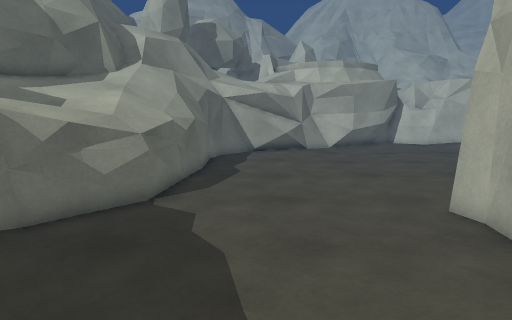
View 1 (above)

16 first-person views from a walk through a 3-D level made in the Unity game engine. The camera is 1.3 m above the floor, tilts 8° down and sees 75° across. The floor is counted in squares, 0.5 m on a side. Each view is taken from the middle of a square. On the plan, view 1 faces up. The plan holds only what a view shows up to about 20 squares ahead; the rest is blank. The place goes on beyond the plan.

View 2
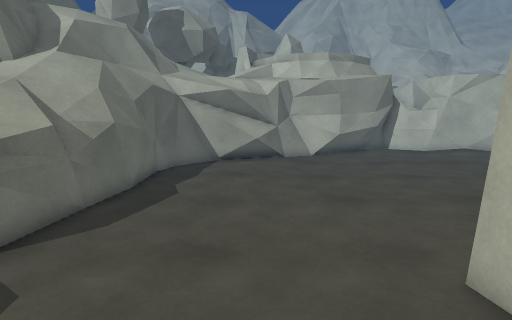

View 3
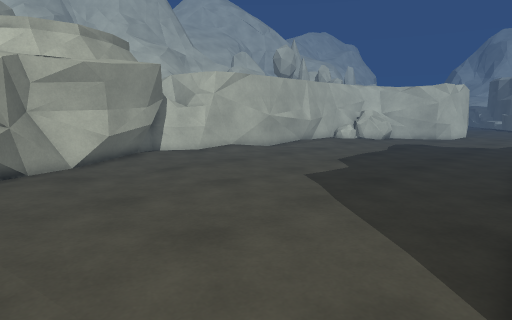

View 4
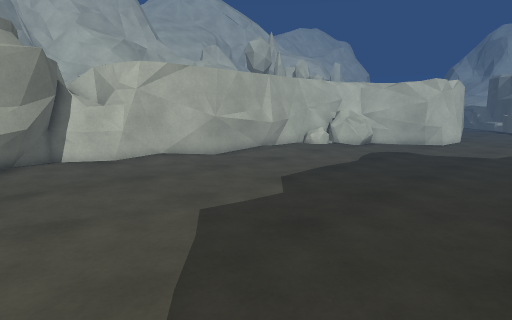

View 5
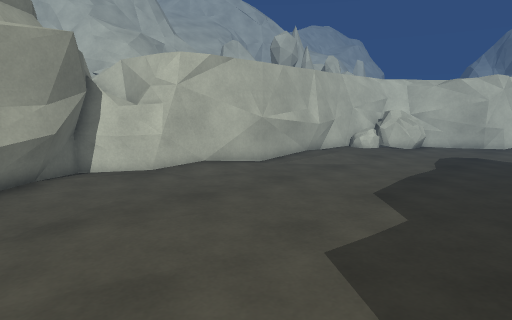

View 6
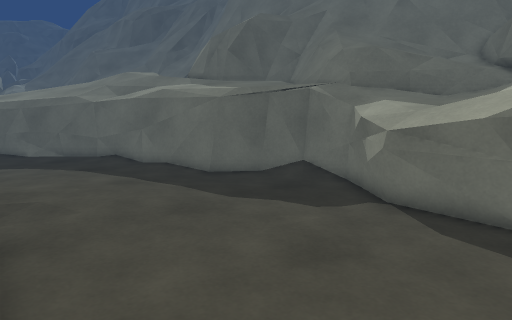

View 7
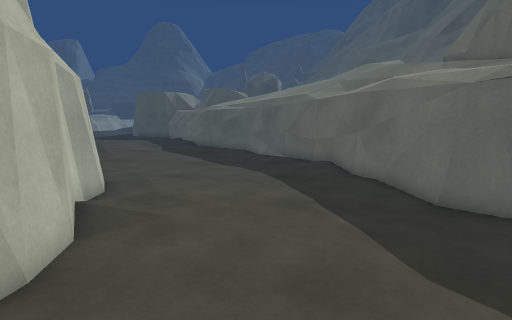

View 8
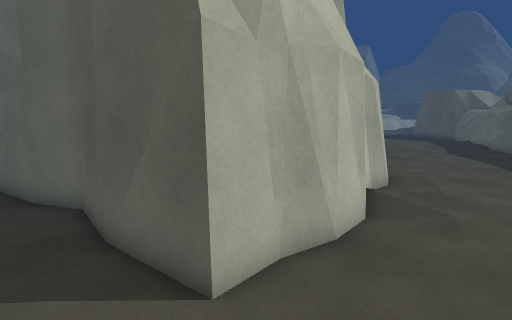

View 9
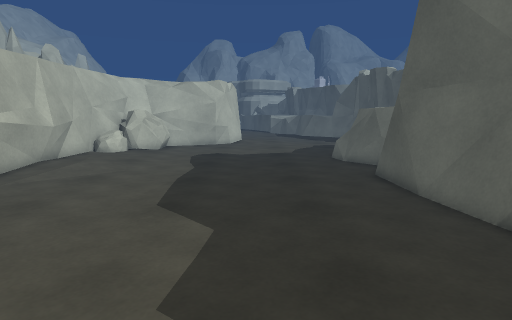

View 10
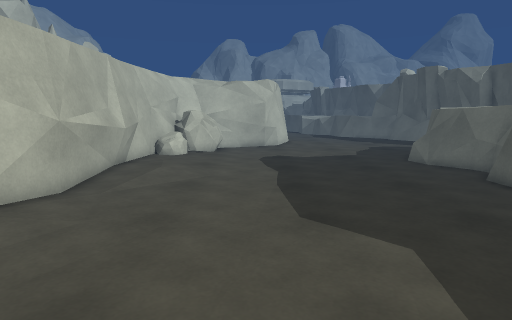

View 11
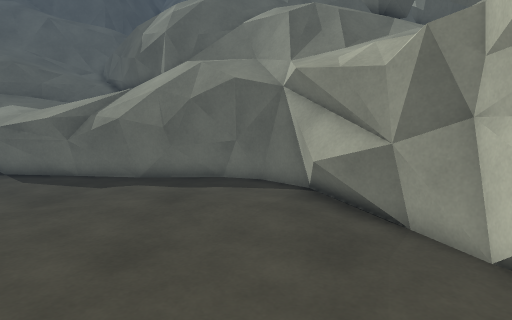

View 12
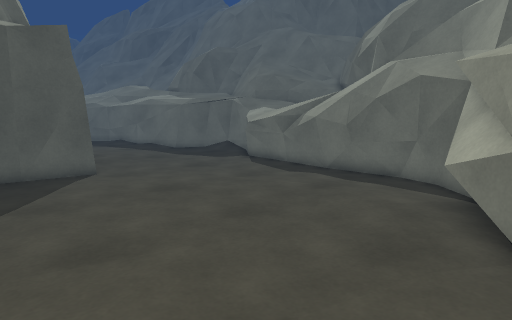

View 13
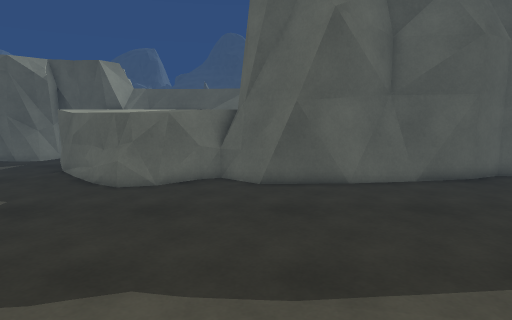

View 14
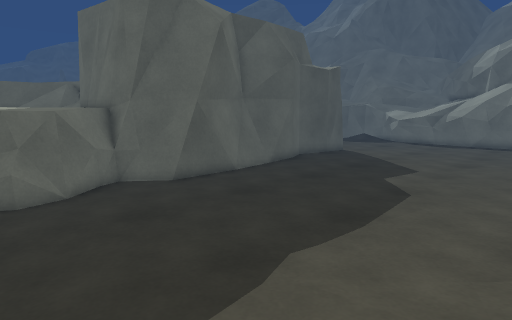

View 15
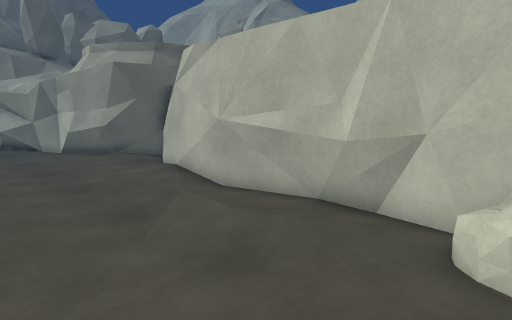

View 16
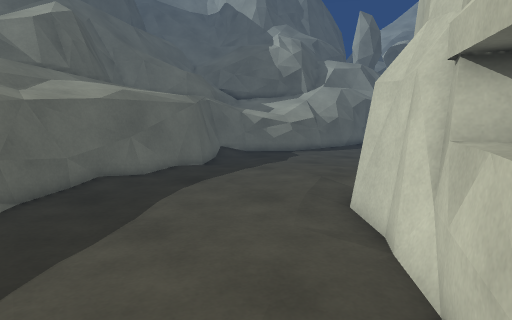

### Floor plan
Key: @ floor where view 1 was taken; # wall or solid block; . main floor; : floor 0.25 m higher than the main floor; + floor 1.5 m higher than the main floor; * floor 1.75 m higher than the main floor; % floor 2 m higher than the main floor; = window, fence, low wall or low ledge; ^ raised ledge; v drop or lower ground; O other object.
Columns run from 6 left of view 1 to 29 right of it. Each row starts with its distance up from view 1.
 28                 ######
 27                ###..####### #####
 26              ####........#####=#####
 25          ######...............:.:.O
 24         ##=..................::.....
 23       ###=..........................
 22     ####............................
 21    ##...............................
 20    #................................
 19    #................................
 18    #=...............................
 17   ###...............................
 16   ^#................................
 15  ^^^................................
 14 ^^^^................................
 13 ^^^#................................
 12 ^^^^................................
 11 ^^^^................... =###=...===.
 10 ^^^=..........##..###########==#####
  9 ^^^.........############    ####+++#
  8 ^^..........#                ##++++
  7 #...........#                #   ++
  6 #...........#               ##
  5 #...........#               ^#
  4 ^#..........#               ^#
  3 ^^#.........##              ^#
  2  ^^#.........#               +
  1  ^^#.........#               *++
  0  ^^#..@......##              %%v
 -1  ^^^=.........###
 -2   ^^#..........##
 -3   ^^#...........=#
 -4   ^^#=...........=#
 -5   ^^^#...........=#
 -6    ^^#=.......... =
 -7    ^^^#..........
 -8     ^^^#..........
 -9      ^^#=..........

Where each view was taken, in squares from view 1:
view 1: 0 up, 0 right, facing up
view 2: 4 up, 2 right, facing up
view 3: 9 up, 1 right, facing up-right
view 4: 10 up, 7 right, facing up-right
view 5: 14 up, 7 right, facing up-right
view 6: 14 up, 6 right, facing down-left
view 7: 11 up, 2 right, facing down
view 8: 12 up, 2 right, facing down-right
view 9: 16 up, 8 right, facing right
view 10: 20 up, 9 right, facing right
view 11: 21 up, 11 right, facing left
view 12: 25 up, 11 right, facing down-left
view 13: 24 up, 22 right, facing down
view 14: 23 up, 29 right, facing down-left
view 15: 19 up, 29 right, facing up-left
view 16: 9 down, 12 right, facing up-left
